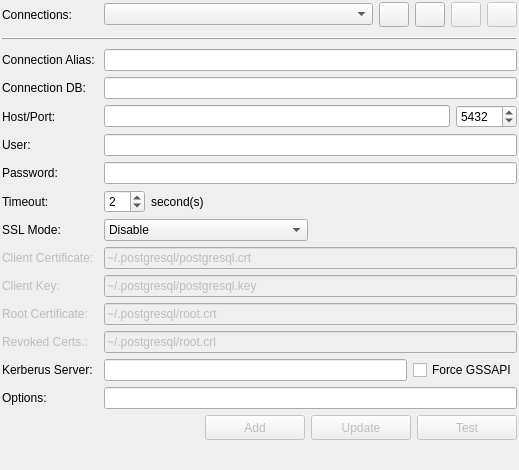
<?xml version="1.0" encoding="UTF-8"?>
<ui version="4.0">
 <class>ConfConexoesWidget</class>
 <widget class="QWidget" name="ConfConexoesWidget">
  <property name="geometry">
   <rect>
    <x>0</x>
    <y>0</y>
    <width>519</width>
    <height>470</height>
   </rect>
  </property>
  <property name="windowTitle">
   <string>Form</string>
  </property>
  <layout class="QGridLayout" name="gridLayout">
   <property name="margin">
    <number>2</number>
   </property>
   <property name="spacing">
    <number>6</number>
   </property>
   <item row="0" column="0">
    <widget class="QLabel" name="conexoes_lbl">
     <property name="text">
      <string>Connections:</string>
     </property>
    </widget>
   </item>
   <item row="0" column="2" colspan="2">
    <layout class="QHBoxLayout" name="horizontalLayout_6">
     <property name="spacing">
      <number>6</number>
     </property>
     <item>
      <widget class="QComboBox" name="conexoes_cmb">
       <property name="insertPolicy">
        <enum>QComboBox::InsertAlphabetically</enum>
       </property>
      </widget>
     </item>
     <item>
      <widget class="QToolButton" name="nova_tb">
       <property name="enabled">
        <bool>true</bool>
       </property>
       <property name="minimumSize">
        <size>
         <width>30</width>
         <height>25</height>
        </size>
       </property>
       <property name="toolTip">
        <string>Create new connection</string>
       </property>
       <property name="text">
        <string/>
       </property>
       <property name="icon">
        <iconset resource="../res/resources.qrc">
         <normaloff>:/icones/icones/novo.png</normaloff>:/icones/icones/novo.png</iconset>
       </property>
      </widget>
     </item>
     <item>
      <widget class="QToolButton" name="cancelar_tb">
       <property name="enabled">
        <bool>true</bool>
       </property>
       <property name="minimumSize">
        <size>
         <width>30</width>
         <height>25</height>
        </size>
       </property>
       <property name="toolTip">
        <string>Cancel edition</string>
       </property>
       <property name="text">
        <string/>
       </property>
       <property name="icon">
        <iconset resource="../res/resources.qrc">
         <normaloff>:/icones/icones/fechar1.png</normaloff>:/icones/icones/fechar1.png</iconset>
       </property>
      </widget>
     </item>
     <item>
      <widget class="QToolButton" name="editar_tb">
       <property name="enabled">
        <bool>false</bool>
       </property>
       <property name="minimumSize">
        <size>
         <width>30</width>
         <height>25</height>
        </size>
       </property>
       <property name="toolTip">
        <string>Edit selected connection</string>
       </property>
       <property name="text">
        <string/>
       </property>
       <property name="icon">
        <iconset resource="../res/resources.qrc">
         <normaloff>:/icones/icones/editar.png</normaloff>:/icones/icones/editar.png</iconset>
       </property>
      </widget>
     </item>
     <item>
      <widget class="QToolButton" name="excluir_tb">
       <property name="enabled">
        <bool>false</bool>
       </property>
       <property name="minimumSize">
        <size>
         <width>30</width>
         <height>25</height>
        </size>
       </property>
       <property name="toolTip">
        <string>Delete selected connection</string>
       </property>
       <property name="text">
        <string/>
       </property>
       <property name="icon">
        <iconset resource="../res/resources.qrc">
         <normaloff>:/icones/icones/excluir.png</normaloff>:/icones/icones/excluir.png</iconset>
       </property>
      </widget>
     </item>
    </layout>
   </item>
   <item row="1" column="0" colspan="4">
    <widget class="QFrame" name="div_ln">
     <property name="minimumSize">
      <size>
       <width>0</width>
       <height>10</height>
      </size>
     </property>
     <property name="frameShape">
      <enum>QFrame::HLine</enum>
     </property>
     <property name="frameShadow">
      <enum>QFrame::Raised</enum>
     </property>
    </widget>
   </item>
   <item row="2" column="0" colspan="2">
    <widget class="QLabel" name="alias_lbl">
     <property name="sizePolicy">
      <sizepolicy hsizetype="Fixed" vsizetype="Preferred">
       <horstretch>0</horstretch>
       <verstretch>0</verstretch>
      </sizepolicy>
     </property>
     <property name="text">
      <string>Connection Alias:</string>
     </property>
    </widget>
   </item>
   <item row="2" column="2" colspan="2">
    <widget class="QLineEdit" name="alias_edt">
     <property name="minimumSize">
      <size>
       <width>0</width>
       <height>0</height>
      </size>
     </property>
     <property name="placeholderText">
      <string/>
     </property>
    </widget>
   </item>
   <item row="3" column="0" colspan="2">
    <widget class="QLabel" name="bd_conexao_lbl">
     <property name="sizePolicy">
      <sizepolicy hsizetype="Fixed" vsizetype="Preferred">
       <horstretch>0</horstretch>
       <verstretch>0</verstretch>
      </sizepolicy>
     </property>
     <property name="text">
      <string>Connection DB:</string>
     </property>
    </widget>
   </item>
   <item row="3" column="2" colspan="2">
    <widget class="QLineEdit" name="bd_conexao_edt">
     <property name="sizePolicy">
      <sizepolicy hsizetype="Preferred" vsizetype="Fixed">
       <horstretch>0</horstretch>
       <verstretch>0</verstretch>
      </sizepolicy>
     </property>
     <property name="text">
      <string/>
     </property>
     <property name="placeholderText">
      <string/>
     </property>
    </widget>
   </item>
   <item row="4" column="0">
    <widget class="QLabel" name="host_lbl">
     <property name="sizePolicy">
      <sizepolicy hsizetype="Fixed" vsizetype="Preferred">
       <horstretch>0</horstretch>
       <verstretch>0</verstretch>
      </sizepolicy>
     </property>
     <property name="text">
      <string>Host/Port:</string>
     </property>
    </widget>
   </item>
   <item row="4" column="2" colspan="2">
    <layout class="QHBoxLayout" name="horizontalLayout">
     <item>
      <widget class="QLineEdit" name="host_edt">
       <property name="minimumSize">
        <size>
         <width>0</width>
         <height>0</height>
        </size>
       </property>
       <property name="text">
        <string/>
       </property>
       <property name="placeholderText">
        <string/>
       </property>
      </widget>
     </item>
     <item>
      <widget class="QSpinBox" name="porta_sbp">
       <property name="minimum">
        <number>1025</number>
       </property>
       <property name="maximum">
        <number>65535</number>
       </property>
       <property name="value">
        <number>5432</number>
       </property>
      </widget>
     </item>
    </layout>
   </item>
   <item row="5" column="0">
    <widget class="QLabel" name="usuario_lbl">
     <property name="sizePolicy">
      <sizepolicy hsizetype="Fixed" vsizetype="Preferred">
       <horstretch>0</horstretch>
       <verstretch>0</verstretch>
      </sizepolicy>
     </property>
     <property name="text">
      <string>User:</string>
     </property>
    </widget>
   </item>
   <item row="5" column="2" colspan="2">
    <widget class="QLineEdit" name="usuario_edt">
     <property name="minimumSize">
      <size>
       <width>0</width>
       <height>0</height>
      </size>
     </property>
     <property name="text">
      <string/>
     </property>
     <property name="placeholderText">
      <string/>
     </property>
    </widget>
   </item>
   <item row="6" column="0">
    <widget class="QLabel" name="senha_lbl">
     <property name="sizePolicy">
      <sizepolicy hsizetype="Fixed" vsizetype="Preferred">
       <horstretch>0</horstretch>
       <verstretch>0</verstretch>
      </sizepolicy>
     </property>
     <property name="text">
      <string>Password:</string>
     </property>
    </widget>
   </item>
   <item row="6" column="2" colspan="2">
    <widget class="QLineEdit" name="senha_edt"/>
   </item>
   <item row="7" column="0">
    <widget class="QLabel" name="timeout_lbl">
     <property name="sizePolicy">
      <sizepolicy hsizetype="Fixed" vsizetype="Preferred">
       <horstretch>0</horstretch>
       <verstretch>0</verstretch>
      </sizepolicy>
     </property>
     <property name="text">
      <string>Timeout:</string>
     </property>
    </widget>
   </item>
   <item row="7" column="2">
    <layout class="QHBoxLayout" name="horizontalLayout_7">
     <item>
      <widget class="QSpinBox" name="timeout_sbp">
       <property name="value">
        <number>2</number>
       </property>
      </widget>
     </item>
     <item>
      <widget class="QLabel" name="segundos_lbl">
       <property name="sizePolicy">
        <sizepolicy hsizetype="Expanding" vsizetype="Preferred">
         <horstretch>0</horstretch>
         <verstretch>0</verstretch>
        </sizepolicy>
       </property>
       <property name="text">
        <string>second(s)</string>
       </property>
      </widget>
     </item>
    </layout>
   </item>
   <item row="8" column="0">
    <widget class="QLabel" name="modo_ssl_lbl">
     <property name="sizePolicy">
      <sizepolicy hsizetype="Fixed" vsizetype="Preferred">
       <horstretch>0</horstretch>
       <verstretch>0</verstretch>
      </sizepolicy>
     </property>
     <property name="text">
      <string>SSL Mode:</string>
     </property>
    </widget>
   </item>
   <item row="8" column="2">
    <widget class="QComboBox" name="modo_ssl_cmb">
     <property name="minimumSize">
      <size>
       <width>200</width>
       <height>0</height>
      </size>
     </property>
     <item>
      <property name="text">
       <string>Disable</string>
      </property>
     </item>
     <item>
      <property name="text">
       <string>Allow</string>
      </property>
     </item>
     <item>
      <property name="text">
       <string>Require</string>
      </property>
     </item>
     <item>
      <property name="text">
       <string>AC verification</string>
      </property>
     </item>
     <item>
      <property name="text">
       <string>Full verification</string>
      </property>
     </item>
    </widget>
   </item>
   <item row="8" column="3">
    <spacer name="horizontalSpacer_2">
     <property name="orientation">
      <enum>Qt::Horizontal</enum>
     </property>
     <property name="sizeHint" stdset="0">
      <size>
       <width>40</width>
       <height>20</height>
      </size>
     </property>
    </spacer>
   </item>
   <item row="9" column="0" colspan="2">
    <widget class="QLabel" name="cert_cliente_lbl">
     <property name="enabled">
      <bool>false</bool>
     </property>
     <property name="sizePolicy">
      <sizepolicy hsizetype="Fixed" vsizetype="Preferred">
       <horstretch>0</horstretch>
       <verstretch>0</verstretch>
      </sizepolicy>
     </property>
     <property name="text">
      <string>Client Certificate:</string>
     </property>
    </widget>
   </item>
   <item row="9" column="2" colspan="2">
    <widget class="QLineEdit" name="cert_cliente_edt">
     <property name="enabled">
      <bool>false</bool>
     </property>
     <property name="text">
      <string>~/.postgresql/postgresql.crt</string>
     </property>
     <property name="placeholderText">
      <string/>
     </property>
    </widget>
   </item>
   <item row="10" column="0" colspan="2">
    <widget class="QLabel" name="chave_cli_lbl">
     <property name="enabled">
      <bool>false</bool>
     </property>
     <property name="sizePolicy">
      <sizepolicy hsizetype="Fixed" vsizetype="Preferred">
       <horstretch>0</horstretch>
       <verstretch>0</verstretch>
      </sizepolicy>
     </property>
     <property name="text">
      <string>Client Key:</string>
     </property>
    </widget>
   </item>
   <item row="10" column="2" colspan="2">
    <widget class="QLineEdit" name="chave_cli_edt">
     <property name="enabled">
      <bool>false</bool>
     </property>
     <property name="text">
      <string>~/.postgresql/postgresql.key</string>
     </property>
     <property name="placeholderText">
      <string/>
     </property>
    </widget>
   </item>
   <item row="11" column="0" colspan="2">
    <widget class="QLabel" name="cert_raiz_lbl">
     <property name="enabled">
      <bool>false</bool>
     </property>
     <property name="sizePolicy">
      <sizepolicy hsizetype="Fixed" vsizetype="Preferred">
       <horstretch>0</horstretch>
       <verstretch>0</verstretch>
      </sizepolicy>
     </property>
     <property name="text">
      <string>Root Certificate:</string>
     </property>
    </widget>
   </item>
   <item row="11" column="2" colspan="2">
    <widget class="QLineEdit" name="cert_raiz_edt">
     <property name="enabled">
      <bool>false</bool>
     </property>
     <property name="text">
      <string>~/.postgresql/root.crt</string>
     </property>
     <property name="placeholderText">
      <string/>
     </property>
    </widget>
   </item>
   <item row="12" column="0" colspan="2">
    <widget class="QLabel" name="crl_lbl">
     <property name="enabled">
      <bool>false</bool>
     </property>
     <property name="sizePolicy">
      <sizepolicy hsizetype="Fixed" vsizetype="Preferred">
       <horstretch>0</horstretch>
       <verstretch>0</verstretch>
      </sizepolicy>
     </property>
     <property name="text">
      <string>Revoked Certs.:</string>
     </property>
    </widget>
   </item>
   <item row="12" column="2" colspan="2">
    <widget class="QLineEdit" name="crl_edt">
     <property name="enabled">
      <bool>false</bool>
     </property>
     <property name="text">
      <string>~/.postgresql/root.crl</string>
     </property>
     <property name="placeholderText">
      <string/>
     </property>
    </widget>
   </item>
   <item row="13" column="0" colspan="2">
    <widget class="QLabel" name="serv_kerberus_lbl">
     <property name="enabled">
      <bool>true</bool>
     </property>
     <property name="sizePolicy">
      <sizepolicy hsizetype="Fixed" vsizetype="Preferred">
       <horstretch>0</horstretch>
       <verstretch>0</verstretch>
      </sizepolicy>
     </property>
     <property name="text">
      <string>Kerberus Server:</string>
     </property>
    </widget>
   </item>
   <item row="13" column="2" colspan="2">
    <layout class="QHBoxLayout" name="horizontalLayout_2">
     <item>
      <widget class="QLineEdit" name="serv_kerberus_edt">
       <property name="enabled">
        <bool>true</bool>
       </property>
      </widget>
     </item>
     <item>
      <widget class="QCheckBox" name="aut_gssapi_chk">
       <property name="sizePolicy">
        <sizepolicy hsizetype="Fixed" vsizetype="Fixed">
         <horstretch>0</horstretch>
         <verstretch>0</verstretch>
        </sizepolicy>
       </property>
       <property name="text">
        <string>Force GSSAPI</string>
       </property>
      </widget>
     </item>
    </layout>
   </item>
   <item row="14" column="0">
    <widget class="QLabel" name="opcoes_lbl">
     <property name="sizePolicy">
      <sizepolicy hsizetype="Fixed" vsizetype="Preferred">
       <horstretch>0</horstretch>
       <verstretch>0</verstretch>
      </sizepolicy>
     </property>
     <property name="text">
      <string>Options:</string>
     </property>
    </widget>
   </item>
   <item row="14" column="2" colspan="2">
    <widget class="QLineEdit" name="opcoes_edt"/>
   </item>
   <item row="15" column="0" colspan="4">
    <layout class="QHBoxLayout" name="horizontalLayout_3">
     <item>
      <spacer name="horizontalSpacer">
       <property name="orientation">
        <enum>Qt::Horizontal</enum>
       </property>
       <property name="sizeHint" stdset="0">
        <size>
         <width>40</width>
         <height>20</height>
        </size>
       </property>
      </spacer>
     </item>
     <item>
      <widget class="QPushButton" name="adicionar_tb">
       <property name="enabled">
        <bool>false</bool>
       </property>
       <property name="minimumSize">
        <size>
         <width>100</width>
         <height>25</height>
        </size>
       </property>
       <property name="maximumSize">
        <size>
         <width>90</width>
         <height>25</height>
        </size>
       </property>
       <property name="text">
        <string>Add</string>
       </property>
       <property name="icon">
        <iconset resource="../res/resources.qrc">
         <normaloff>:/icones/icones/adicionar.png</normaloff>:/icones/icones/adicionar.png</iconset>
       </property>
      </widget>
     </item>
     <item>
      <widget class="QPushButton" name="atualizar_tb">
       <property name="enabled">
        <bool>false</bool>
       </property>
       <property name="minimumSize">
        <size>
         <width>100</width>
         <height>25</height>
        </size>
       </property>
       <property name="maximumSize">
        <size>
         <width>90</width>
         <height>25</height>
        </size>
       </property>
       <property name="text">
        <string>Update</string>
       </property>
       <property name="icon">
        <iconset resource="../res/resources.qrc">
         <normaloff>:/icones/icones/padroes.png</normaloff>:/icones/icones/padroes.png</iconset>
       </property>
      </widget>
     </item>
     <item>
      <widget class="QPushButton" name="testar_tb">
       <property name="enabled">
        <bool>false</bool>
       </property>
       <property name="minimumSize">
        <size>
         <width>100</width>
         <height>25</height>
        </size>
       </property>
       <property name="maximumSize">
        <size>
         <width>90</width>
         <height>25</height>
        </size>
       </property>
       <property name="text">
        <string>Test</string>
       </property>
       <property name="icon">
        <iconset resource="../res/resources.qrc">
         <normaloff>:/icones/icones/conexaobd.png</normaloff>:/icones/icones/conexaobd.png</iconset>
       </property>
      </widget>
     </item>
    </layout>
   </item>
   <item row="16" column="1">
    <spacer name="verticalSpacer_4">
     <property name="orientation">
      <enum>Qt::Vertical</enum>
     </property>
     <property name="sizeHint" stdset="0">
      <size>
       <width>20</width>
       <height>0</height>
      </size>
     </property>
    </spacer>
   </item>
  </layout>
 </widget>
 <resources>
  <include location="../res/resources.qrc"/>
 </resources>
 <connections/>
</ui>
